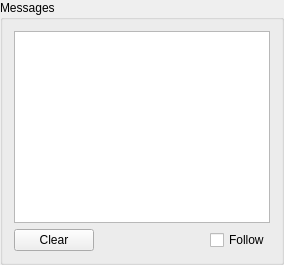
                 <widget class="QGroupBox" name="groupBox_2">
                  <property name="title">
                   <string>Messages</string>
                  </property>
                  <layout class="QGridLayout" name="gridLayout_4">
                   <item row="1" column="1">
                    <spacer name="horizontalSpacer_3">
                     <property name="orientation">
                      <enum>Qt::Horizontal</enum>
                     </property>
                     <property name="sizeHint" stdset="0">
                      <size>
                       <width>40</width>
                       <height>20</height>
                      </size>
                     </property>
                    </spacer>
                   </item>
                   <item row="1" column="0">
                    <widget class="QPushButton" name="pushButton_logclear">
                     <property name="text">
                      <string>Clear</string>
                     </property>
                    </widget>
                   </item>
                   <item row="1" column="2">
                    <widget class="QCheckBox" name="checkBox_textlog">
                     <property name="text">
                      <string>Follow</string>
                     </property>
                    </widget>
                   </item>
                   <item row="0" column="0" colspan="3">
                    <widget class="QListWidget" name="listWidget_report">
                     <property name="accessibleDescription">
                      <string>measure_rep:/local_text_log:BUTTONREF=pushButton_logclear,LINESEPTP=JVX_WW_LINE_SEPARATE_LINEFEED,NUM_LINES_SHOW=50,CHECKBOXREF=checkBox_textlog</string>
                     </property>
                    </widget>
                   </item>
                  </layout>
                 </widget>
